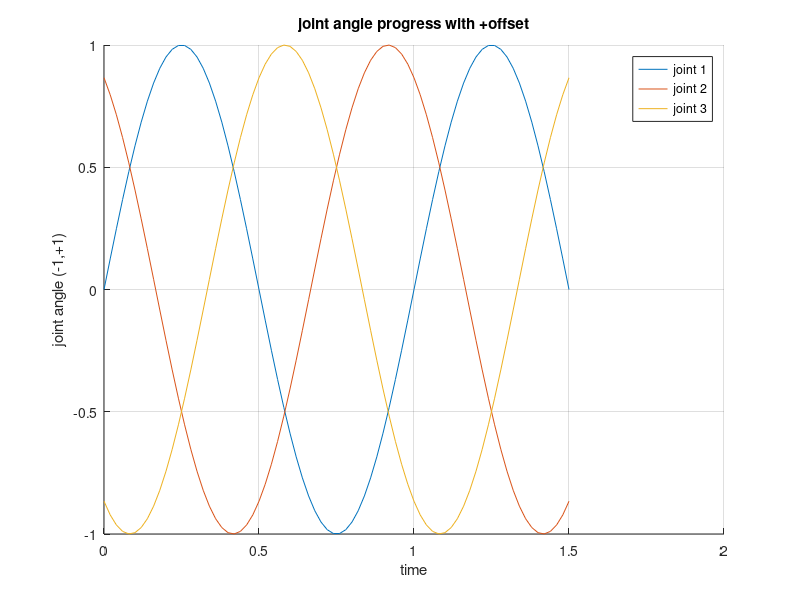
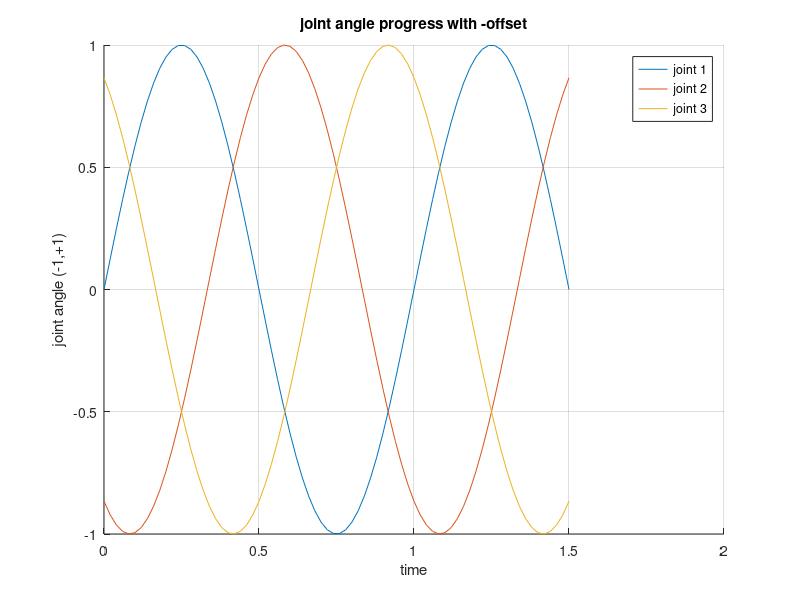
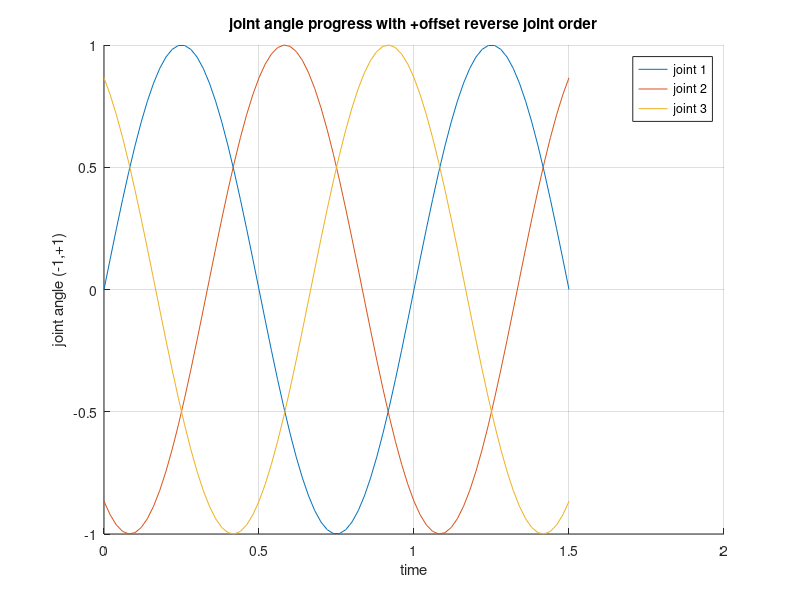

Recreate these plots in MATLAB, in order.
function jointangle_analysis()
    close all;
    
    total_time = 2.5; %sec
    numbodies = 4;
    numjoints = numbodies-1;
    
    f = 1;
    w = 2*pi*f;
    a = 1;
    t = 0:0.02:total_time-1;
    
    figure;
    hold all;
    grid on;
    title('joint angle progress with +offset');
    legendstr = {};
    for jointidx = 1:numjoints
        phi = 2*pi/numjoints*(jointidx-1);
        y = a * sin(w*t+phi);
        plot(t,y);
        legendstr{jointidx} = sprintf('joint %d',jointidx);
    end
    legend(legendstr);
    xlabel('time');
    ylabel('joint angle (-1,+1)');
    hold off;
    
    figure;
    hold all;
    grid on;
    title('joint angle progress with -offset');
    legendstr = {};
    for jointidx = 1:numjoints
        phi = 2*pi/numjoints*(jointidx-1);
        y = a * sin(w*t-phi);
        plot(t,y);
        legendstr{jointidx} = sprintf('joint %d',jointidx);
    end
    legend(legendstr);
    xlabel('time');
    ylabel('joint angle (-1,+1)');
    hold off;
    
    figure;
    hold all;
    grid on;
    title('joint angle progress with +offset reverse joint order');
    legendstr = {};
    for jointidx = 1:numjoints
        phi = 2*pi/numjoints*(numjoints+1-jointidx);
        y = a * sin(w*t+phi);
        plot(t,y);
        legendstr{jointidx} = sprintf('joint %d',jointidx);
    end
    legend(legendstr);
    xlabel('time');
    ylabel('joint angle (-1,+1)');
    hold off;
    
    
end
